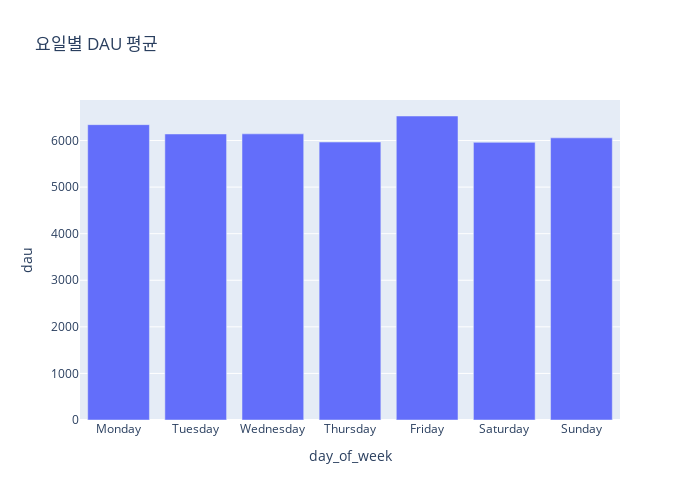

Notebook code for this chart:
### Code cell
fig = px.bar(data_frame=avg_dau_by_dow, x='day_of_week', y='dau', title='요일별 DAU 평균', width=700, height=500)
fig.show()

### Figure 1 — Plotly figure (JSON) as saved in the notebook; plotly's stock layout.template omitted (floating-point values rounded to 4 significant figures)
{"data": [{"alignmentgroup": "True", "hovertemplate": "day_of_week=%{x}<br>dau=%{y}<extra></extra>", "legendgroup": "", "marker": {"color": "#636efa", "pattern": {"shape": ""}}, "name": "", "offsetgroup": "", "orientation": "v", "showlegend": false, "textposition": "auto", "type": "bar", "x": ["Monday", "Tuesday", "Wednesday", "Thursday", "Friday", "Saturday", "Sunday"], "xaxis": "x", "y": [6341.0, 6140.0, 6143.0, 5967.0, 6526.0, 5961.0, 6057.0], "yaxis": "y"}], "layout": {"barmode": "relative", "height": 500, "legend": {"tracegroupgap": 0}, "title": {"text": "요일별 DAU 평균"}, "width": 700, "xaxis": {"anchor": "y", "domain": [0, 1], "title": {"text": "day_of_week"}}, "yaxis": {"anchor": "x", "domain": [0, 1], "title": {"text": "dau"}}}}
